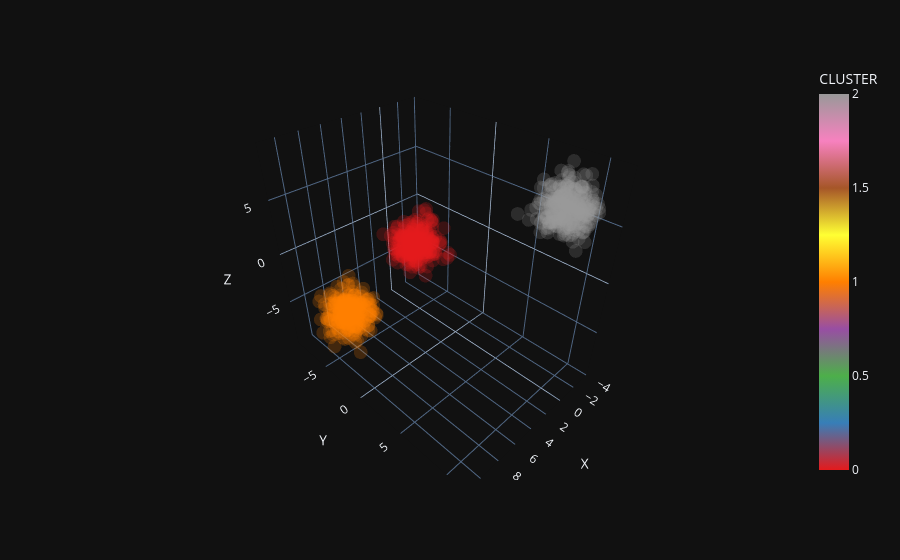

The cell this chart's notebook holds for it:
### Markdown cell above
## 7. 視覺化 — Blobs 資料

使用 matplotlib 3D 散佈圖與 Plotly 互動圖檢視合成超球體資料的分佈。

### Code cell
# 使用 matplotlib 繪製 Blobs 合成資料的 3D 散佈圖
# predicted=blob_labels 用真實的分群標籤著色，確認資料分佈
show_scatter_3d(blobs_df, 'X', 'Y', 'Z', predicted=blob_labels);

# 使用 Plotly 繪製相同資料的互動式 3D 圖表
# 互動圖表可旋轉、縮放、滑鼠懸停顯示提示框
# 當分群在 3D 空間中重疊時，旋轉視角特別有幫助
plotly_scatter_3d(blobs_df, 'X', 'Y', 'Z', color='CLUSTER')

### Figure 1 — Plotly figure (JSON) as saved in the notebook; plotly's stock layout.template omitted (floating-point values rounded to 4 significant figures; data arrays with more than 128 entries replaced by an {"elided": "..."} marker saying what was removed)
{"data": [{"hovertemplate": "X=%{x}<br>Y=%{y}<br>Z=%{z}<br>CLUSTER=%{marker.color}<extra></extra>", "legendgroup": "", "marker": {"color": {"elided": "1000 int values"}, "coloraxis": "coloraxis", "opacity": 0.2, "symbol": "circle"}, "mode": "markers", "name": "", "scene": "scene", "showlegend": false, "x": {"elided": "1000 float values"}, "y": {"elided": "1000 float values"}, "z": {"elided": "1000 float values"}, "type": "scatter3d"}], "layout": {"scene": {"domain": {"x": [0.0, 1.0], "y": [0.0, 1.0]}, "xaxis": {"title": {"text": "X"}}, "yaxis": {"title": {"text": "Y"}}, "zaxis": {"title": {"text": "Z"}}}, "coloraxis": {"colorbar": {"title": {"text": "CLUSTER"}}, "colorscale": [[0.0, "rgb(228,26,28)"], [0.125, "rgb(55,126,184)"], [0.25, "rgb(77,175,74)"], [0.375, "rgb(152,78,163)"], [0.5, "rgb(255,127,0)"], [0.625, "rgb(255,255,51)"], [0.75, "rgb(166,86,40)"], [0.875, "rgb(247,129,191)"], [1.0, "rgb(153,153,153)"]]}, "legend": {"tracegroupgap": 0}, "margin": {"t": 60}}}
